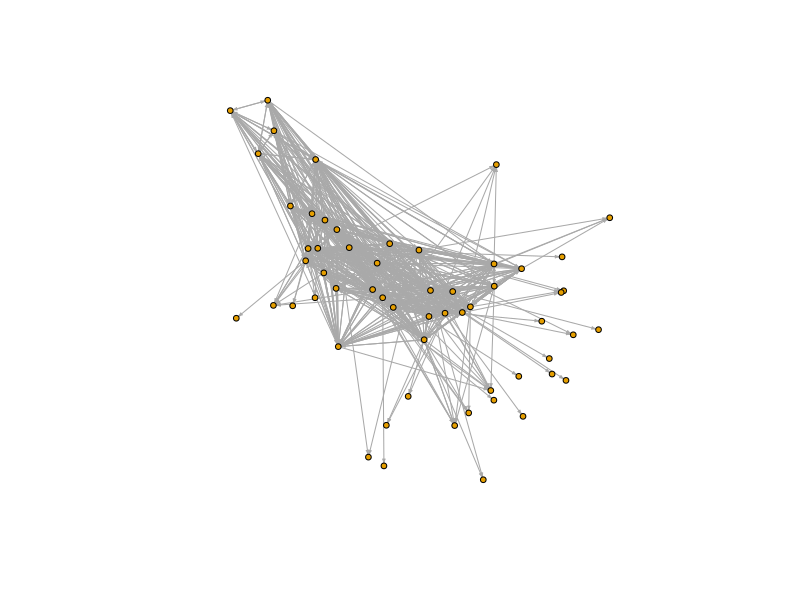

Write the R code that produced this figure.
# Install once if needed:
# install.packages(c("tidyverse", "lubridate", "igraph"))
install.packages(c("ggraph", "tidygraph", "ggplot2"))
library(ggraph)
library(tidygraph)
library(ggplot2)
library(dplyr)

library(tidyverse)
library(lubridate)
library(igraph)

# Replace with your actual file path
trips_raw <- read_csv("test_data_set.csv")

# Check column names to confirm they match what we expect
names(trips_raw)
trips <- trips_raw %>%
  mutate(
    start_time = as.POSIXct(starttime, format = "%m/%d/%Y %I:%M:%S %p", tz = "America/New_York"),     # or started_at, etc.
    date       = as_date(start_time),
    hour_bin   = floor_date(start_time, unit = "hour")
  )

stations_start <- trips %>%
  select(
    station_id   = start_station_id,
    station_name = start_station_name,
    lat          = start_station_latitude,
    lng          = start_station_longitude
  )

stations_end <- trips %>%
  select(
    station_id   = end_station_id,
    station_name = end_station_name,
    lat          = end_station_latitude,
    lng          = end_station_longitude
  )

stations <- bind_rows(stations_start, stations_end) %>%
  filter(!is.na(station_id)) %>%
  distinct(station_id, .keep_all = TRUE)

# igraph expects a column called "name" for vertex IDs
vertices_df <- stations %>%
  mutate(
    station_id = as.character(station_id)
  ) %>%
  rename(name = station_id)

edges_df <- trips %>%
  filter(
    !is.na(start_station_id),
    !is.na(end_station_id),
    start_station_id != end_station_id  # optional: drop self-loops
  ) %>%
  count(
    from = start_station_id,
    to   = end_station_id,
    name = "weight"
  ) %>%
  mutate(
    from = as.character(from),
    to   = as.character(to)
  )

g_all <- graph_from_data_frame(
  d = edges_df,
  vertices = vertices_df,
  directed = TRUE
)

g_all

coords <- cbind(V(g_all)$lng, V(g_all)$lat)

plot(
  g_all,
  layout       = coords,
  vertex.size  = 3,
  vertex.label = NA,
  edge.arrow.size = 0.2,
  asp = 1                     # keep aspect ratio
)

## add on: new model

# --- STEP 1: Add stop_time and trip duration (in minutes) --------------------
trips = read_csv("test_data_set.csv")
summary(trips)
trips <- trips %>%
  mutate(
    # Parse start and stop times (24-hour clock, no seconds)
    start_time = as.POSIXct(starttime,
                            format = "%m/%d/%Y %H:%M",
                            tz = "America/New_York"),
    stop_time  = as.POSIXct(stoptime,
                            format = "%m/%d/%Y %H:%M",
                            tz = "America/New_York"),
    
    # Duration in minutes
    trip_duration_min = as.numeric(difftime(stop_time, start_time, units = "mins")),
    
    # Date and hour bin for later steps
    date     = as_date(start_time),
    hour_bin = floor_date(start_time, unit = "hour")
  ) %>%
  # Optional: drop weird trips
  filter(trip_duration_min > 0, trip_duration_min <= 180)

# --- STEP 2: Station × Hour key statistic: mean travel time -----------------

min_trips_per_bin <- 5  # require at least this many trips for stability

station_time_stats <- trips %>%
  mutate(
    station_id = as.character(start_station_id)  # ensure consistent type
  ) %>%
  group_by(station_id, hour_bin) %>%
  summarise(
    mean_travel_time = mean(trip_duration_min, na.rm = TRUE),
    trips_n          = n(),
    .groups = "drop"
  ) %>%
  # keep only bins with enough data
  filter(trips_n >= min_trips_per_bin)

# --- STEP 3: Build station neighborhoods (k nearest neighbors by distance) ---

# Use the original stations df; make sure station_id is character
stations_knn <- stations %>%
  mutate(station_id = as.character(station_id)) %>%
  select(station_id, lat, lng)

coords_mat <- as.matrix(stations_knn %>% select(lng, lat))  # lon/lat order

# Euclidean distance in lat/lng space is fine for city-scale analysis
dist_mat <- as.matrix(dist(coords_mat))
diag(dist_mat) <- Inf  # so we don't pick self as neighbor

k_neighbors <- 4  # fixed neighborhood cardinality like in the paper

neighbor_indices <- apply(dist_mat, 1, function(d) {
  order(d)[1:k_neighbors]  # indices of k nearest neighbors
})

station_neighbors <- tibble(
  station_id = rep(stations_knn$station_id, each = k_neighbors),
  neighbor_id = stations_knn$station_id[as.vector(neighbor_indices)]
)

head(station_neighbors)

# --- STEP 4: Join neighbors with station × hour stats and compute S(x,t) ----

# Focal station stats
st_focal <- station_time_stats %>%
  rename(
    focal_station   = station_id,
    focal_mean_time = mean_travel_time,
    focal_trips_n   = trips_n
  )

# Neighbor station stats
st_neighbor <- station_time_stats %>%
  rename(
    neighbor_station   = station_id,
    neighbor_mean_time = mean_travel_time,
    neighbor_trips_n   = trips_n
  )

# Map focal stations to their neighbors (spatial)
neighbor_pairs <- station_neighbors %>%
  rename(
    focal_station    = station_id,
    neighbor_station = neighbor_id
  )

# Combine: focal station × hour with neighbor travel times for same hour
neighbor_values <- st_focal %>%
  inner_join(neighbor_pairs, by = "focal_station") %>%
  inner_join(
    st_neighbor,
    by = c("neighbor_station", "hour_bin")
  )

# Now compute neighborhood-average travel time and S(x,t)
s_stats <- neighbor_values %>%
  group_by(focal_station, hour_bin) %>%
  summarise(
    mean_travel_time_focal = first(focal_mean_time),
    focal_trips_n          = first(focal_trips_n),
    neigh_mean_travel_time = mean(neighbor_mean_time, na.rm = TRUE),
    neigh_total_trips      = sum(neighbor_trips_n),
    .groups = "drop"
  ) %>%
  mutate(
    S = mean_travel_time_focal - neigh_mean_travel_time
  )

head(s_stats)

# --- STEP 5: Global distribution of S and outlier detection -----------------

s_dist <- s_stats %>%
  filter(is.finite(S), !is.na(S))

mu_S  <- mean(s_dist$S)
sd_S  <- sd(s_dist$S)

s_outliers <- s_stats %>%
  mutate(
    z_score   = (S - mu_S) / sd_S,
    is_outlier = abs(z_score) > 2  # 2-sigma rule; adjust if you want stricter/looser
  )

# How many outliers?
table(s_outliers$is_outlier)

# Look at the most extreme travel-time anomalies
top_anomalies <- s_outliers %>%
  arrange(desc(abs(z_score))) %>%
  slice_head(n = 50) %>%
  left_join(
    stations %>% mutate(station_id = as.character(station_id)),
    by = c("focal_station" = "station_id")
  )

head(top_anomalies)
